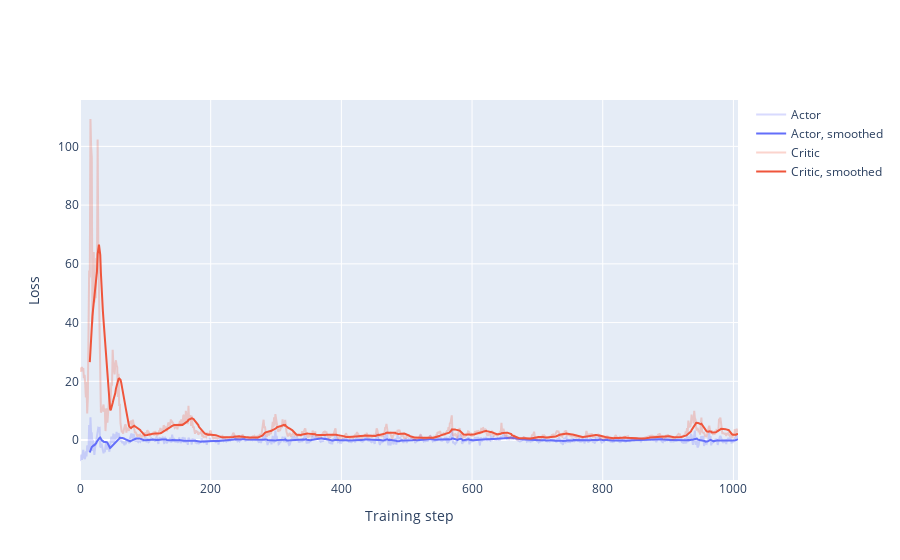

The notebook cell this image was saved under:
### Code cell
best_agent, training_history = train(**best_hyperparameters)
training_plot(training_history)

### Figure 1 — Plotly figure (JSON) as saved in the notebook; plotly's stock layout.template omitted (floating-point values rounded to 4 significant figures; data arrays with more than 128 entries replaced by an {"elided": "..."} marker saying what was removed)
{"data": [{"marker": {"color": "#636EFA"}, "name": "Actor", "opacity": 0.25, "type": "scatter", "y": {"elided": "1008 float values"}}, {"marker": {"color": "#636EFA"}, "name": "Actor, smoothed", "type": "scatter", "y": {"elided": "1008 float values"}}, {"marker": {"color": "#EF553B"}, "name": "Critic", "opacity": 0.25, "type": "scatter", "y": {"elided": "1008 float values"}}, {"marker": {"color": "#EF553B"}, "name": "Critic, smoothed", "type": "scatter", "y": {"elided": "1008 float values"}}], "layout": {"xaxis": {"title": {"text": "Training step"}}, "yaxis": {"title": {"text": "Loss"}}}}
